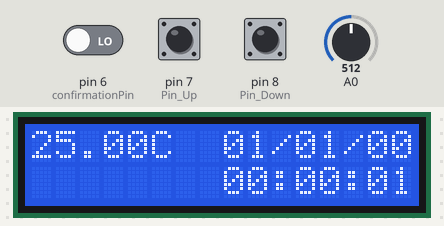
Bench run of a sketch on a simulated Arduino Uno, built with avr-gcc and run on an emulated ATmega328P. Shown: 16×2 character LCD. The inputs (shaded band) are chosen by the test bench; at power-on: A0 = 512, pin 6 (confirmationPin) LOW, pin 7 (Pin_Up) HIGH, pin 8 (Pin_Down) HIGH.

Above: at 3.2 s.
3.3 s: A0 set to 214
At 4.7 s:
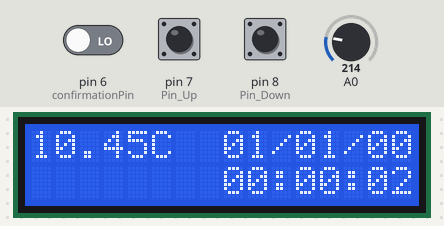
6.5 s: A0 set to 188
At 7.8 s:
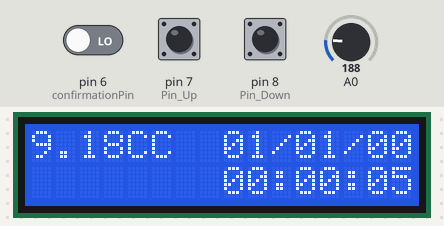
10.5 s: A0 set to 122
At 11.8 s:
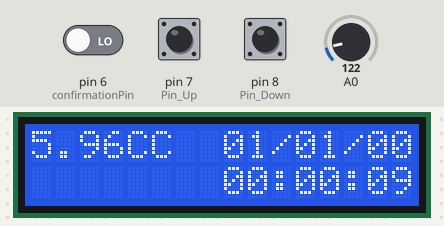
Timing chart, 0 to 13.5 s (numbered marks = the images above; inputs shaded):
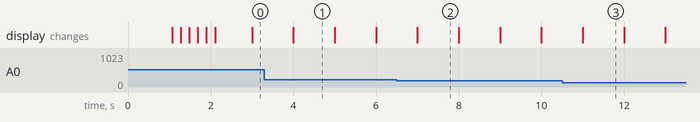

The sketch:

main.ino
```cpp
#include <LiquidCrystal.h>
LiquidCrystal lcd(12,11,5,4,3,2); //Funzione per indicare i collegamenti
                                  //tra display LCD e Arduino
                                  //lcd(RS, E, D3, D2, D1, D0)

const float Tmax=50;              //Temperatura massima raggiungibile
const int ConvertionBits=10;      //Numero di bit del convertitore di Arduino

int DigitalValue=0;
float Temperature=0;

/**
 * Gli array sottostanti contengono le informazioni di ogni variabile usata
 * nell'ordine:
 * secondi, minuti, ore, giorno, mese, anno
 */
int X[6]={14,11,8,8,11,14};       //Numero della colonna sul display di ogni variabile
int Y[6]={1,1,1,0,0,0};           //Numero della riga sul display di ogni variabile
int Minimum[6]={0,0,0,1,1,0};     //Valore minimo di ogni variabile
int Maximum[6]={59,59,23,0,12,99};//Valore massimo di ogni variabile
int Array[6]={0,0,0,1,1,0};       //Valore iniziale di ogni variabile

int initial_seconds=0;
int previousSecond=0;

/**
 * Pin e valori dei pulsanti usati per gestire il display
 */
int confirmationPin=6;
int Pin_Up=7;
int Pin_Down=8;
int confirmationButton=1;
int Button_Up=1;
int Button_Down=1;

void setup() {
  pinMode(confirmationPin,INPUT);
  pinMode(Pin_Down,INPUT);
  pinMode(Pin_Up,INPUT);

  //Inizializzazione display
  lcd.begin(16,2);
  lcd.clear();
  delay(1000);

  initial_SettingTime();
  initial_seconds=millis()/1000;
}

/**
 * Funzione che viene chiamata ogni volta che bisogna
 * stampare la data e l'ora
 */
void Print_Time_Date (unsigned int settingMode){
  for(unsigned int i=0; i<6; i++){

    //settingMode=1 se si è nella parte iniziale del programma
    //in cui si imppostano data e ora iniziali
    if(settingMode==1){
      if(i==3){
        lcd.setCursor(0,0);
        lcd.print("Date:");
      }
      if(i==2){
        lcd.setCursor(0,1);
        lcd.print("Time:");
      }
    }

    lcd.setCursor(X[i],Y[i]);

    //se la variabile ha un valore <10 verrà stampata con
    //uno 0 davanti
    if(Array[i]<10){
      lcd.print("0");
      lcd.setCursor((X[i]+1),Y[i]);
    }

    lcd.print(Array[i]);
    if(i!=0)
      lcd.setCursor((X[i]+2),Y[i]);

    if(i==3 || i==4)
      lcd.print("/");
    if(i==2 || i==1)
      lcd.print(":");
  }
  return;
}

/**
 * Funzione per impostare il giorno massimo in base al mese e all'anno in cui si è
 * gestisce anche gli anni bisestili
 */
void Set_MaximumDay(int Month, int Year){
  int Max;
  if(Month==11 || Month==9 ||Month==4 || Month==6)
    Max=30;
  if(Month==1 || Month==3 || Month==5 || Month==7 || Month==8 || Month==10 || Month==12)
    Max=31;

  int leapYear=Year%4;
  if(Month==2 && leapYear==0)
    Max=29;
  if(Month==2 && leapYear!=0)
    Max=28;

  Maximum[3]=Max;
}

/**
 * Funzione per impostare l'ora e la data iniziali
 */
void initial_SettingTime(){
  lcd.blink();

  for(unsigned int i=5; i>0; i--){
      while(confirmationButton!=0){
        //Legge se i pulsanti sono stati premuti
        confirmationButton=digitalRead(confirmationPin);
        Button_Up=digitalRead(Pin_Up);
        Button_Down=digitalRead(Pin_Down);

        Print_Time_Date(1);
        lcd.setCursor(X[i]+2,Y[i]);

        //se i pulsanti sono stati premuti agisce di conseguenza
        if(Button_Up==0)
          Array[i]++;
        if(Button_Down==0)
          Array[i]--;

        if(i==3)
          Set_MaximumDay(Array[i+1], Array[i+2]);

        //se la variabile raggiunge il suo massimo+1
        //viene portata al suo valore minimo
        if(Array[i]==Maximum[i]+1)
          Array[i]=Minimum[i];

        //se la variabile raggiunge il suo minimo-1
        //viene portata al suo valore massimo
        if(Array[i]==Minimum[i]-1)
          Array[i]=Maximum[i];

         delay(200);
      }
      confirmationButton=1;
  }
  lcd.noBlink();
  lcd.clear();
  return;
}

/**
 * Funzione per aggiornare, una volta impostata, la data e l'ora
 */
void Update_Date_Time(){
  for(unsigned int i=0; i<5; i++){
    if(i==3)
      Set_MaximumDay(Array[i+1], Array[i+2]);

    //quando la variabile raggiunge il suo massimo viene messa al
    //suo minimo e la variabile seguente viene aumentata di 1
    //Es. se minuti=61 --> minuti=0 e ore+1
    if(Array[i]==Maximum[i]+1){
      Array[i]=Minimum[i];
      Array[i+1]++;
      if(i==0)
        initial_seconds=millis()/1000;
    }
  }
  return;
}

void loop() {
  //lettura del valore analogico di tensione della temperatura
  DigitalValue=analogRead(A0);
  //conversione del valore di tensione in un valore di temperatura in Celsius
  //Temperatura_rilevata : temperatura_massima = valore_digitale_rilevato : 1024
  Temperature=(DigitalValue*Tmax)/(pow(2,ConvertionBits));

  lcd.setCursor(0,0);
  lcd.print(Temperature);
  lcd.print("C");

  Print_Time_Date(0);

  //Aggiornamento dei secondi mediante la funzione millis()
  previousSecond=Array[0];
  while(previousSecond==Array[0])
    Array[0]=(millis()/1000)-initial_seconds;

  Update_Date_Time();
}
```

Measured:
- the behaviour switches between 205 and 204 on A0 (found by bisection; images 1 and 2)
- after the input at 6.5 s, the display: changes after 0.50 s (image 2)
- what the display in image 1 shows lasts 1.0 s, from 4.0 s to 5.0 s
